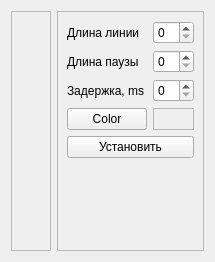
<?xml version="1.0" encoding="UTF-8"?>
<ui version="4.0">
 <class>MainBox</class>
 <widget class="QWidget" name="MainBox">
  <property name="geometry">
   <rect>
    <x>0</x>
    <y>0</y>
    <width>214</width>
    <height>262</height>
   </rect>
  </property>
  <property name="windowTitle">
   <string>Dialog</string>
  </property>
  <layout class="QHBoxLayout" name="horizontalLayout">
   <item>
    <widget class="QFrame" name="frame_2">
     <property name="sizePolicy">
      <sizepolicy hsizetype="Fixed" vsizetype="Preferred">
       <horstretch>0</horstretch>
       <verstretch>0</verstretch>
      </sizepolicy>
     </property>
     <property name="frameShape">
      <enum>QFrame::StyledPanel</enum>
     </property>
     <property name="frameShadow">
      <enum>QFrame::Raised</enum>
     </property>
     <layout class="QVBoxLayout" name="verticalLayout">
      <item>
       <widget class="SerialBox5" name="serial_widget" native="true"/>
      </item>
      <item>
       <spacer name="verticalSpacer_2">
        <property name="orientation">
         <enum>Qt::Vertical</enum>
        </property>
        <property name="sizeHint" stdset="0">
         <size>
          <width>20</width>
          <height>40</height>
         </size>
        </property>
       </spacer>
      </item>
     </layout>
    </widget>
   </item>
   <item>
    <widget class="QFrame" name="frame">
     <property name="sizePolicy">
      <sizepolicy hsizetype="Fixed" vsizetype="Preferred">
       <horstretch>0</horstretch>
       <verstretch>0</verstretch>
      </sizepolicy>
     </property>
     <property name="frameShape">
      <enum>QFrame::StyledPanel</enum>
     </property>
     <property name="frameShadow">
      <enum>QFrame::Raised</enum>
     </property>
     <layout class="QVBoxLayout" name="verticalLayout_2">
      <item>
       <layout class="QGridLayout" name="gridLayout">
        <item row="3" column="0">
         <widget class="QPushButton" name="btn_color">
          <property name="text">
           <string>Color</string>
          </property>
         </widget>
        </item>
        <item row="3" column="1">
         <widget class="QFrame" name="frm_color">
          <property name="frameShape">
           <enum>QFrame::StyledPanel</enum>
          </property>
          <property name="frameShadow">
           <enum>QFrame::Raised</enum>
          </property>
         </widget>
        </item>
        <item row="2" column="0">
         <widget class="QLabel" name="label_2">
          <property name="text">
           <string>Задержка, ms</string>
          </property>
         </widget>
        </item>
        <item row="2" column="1">
         <widget class="QSpinBox" name="sb_delay_ms"/>
        </item>
        <item row="0" column="1">
         <widget class="QSpinBox" name="sb_len_line"/>
        </item>
        <item row="0" column="0">
         <widget class="QLabel" name="label">
          <property name="text">
           <string>Длина линии</string>
          </property>
         </widget>
        </item>
        <item row="1" column="0">
         <widget class="QLabel" name="label_3">
          <property name="text">
           <string>Длина паузы</string>
          </property>
         </widget>
        </item>
        <item row="1" column="1">
         <widget class="QSpinBox" name="sb_len_pause"/>
        </item>
       </layout>
      </item>
      <item>
       <widget class="QPushButton" name="btn_set">
        <property name="text">
         <string>Установить</string>
        </property>
       </widget>
      </item>
      <item>
       <spacer name="verticalSpacer">
        <property name="orientation">
         <enum>Qt::Vertical</enum>
        </property>
        <property name="sizeHint" stdset="0">
         <size>
          <width>20</width>
          <height>40</height>
         </size>
        </property>
       </spacer>
      </item>
     </layout>
    </widget>
   </item>
  </layout>
 </widget>
 <customwidgets>
  <customwidget>
   <class>SerialBox5</class>
   <extends>QWidget</extends>
   <header>serialbox5.hpp</header>
   <container>1</container>
  </customwidget>
 </customwidgets>
 <resources/>
 <connections/>
</ui>
